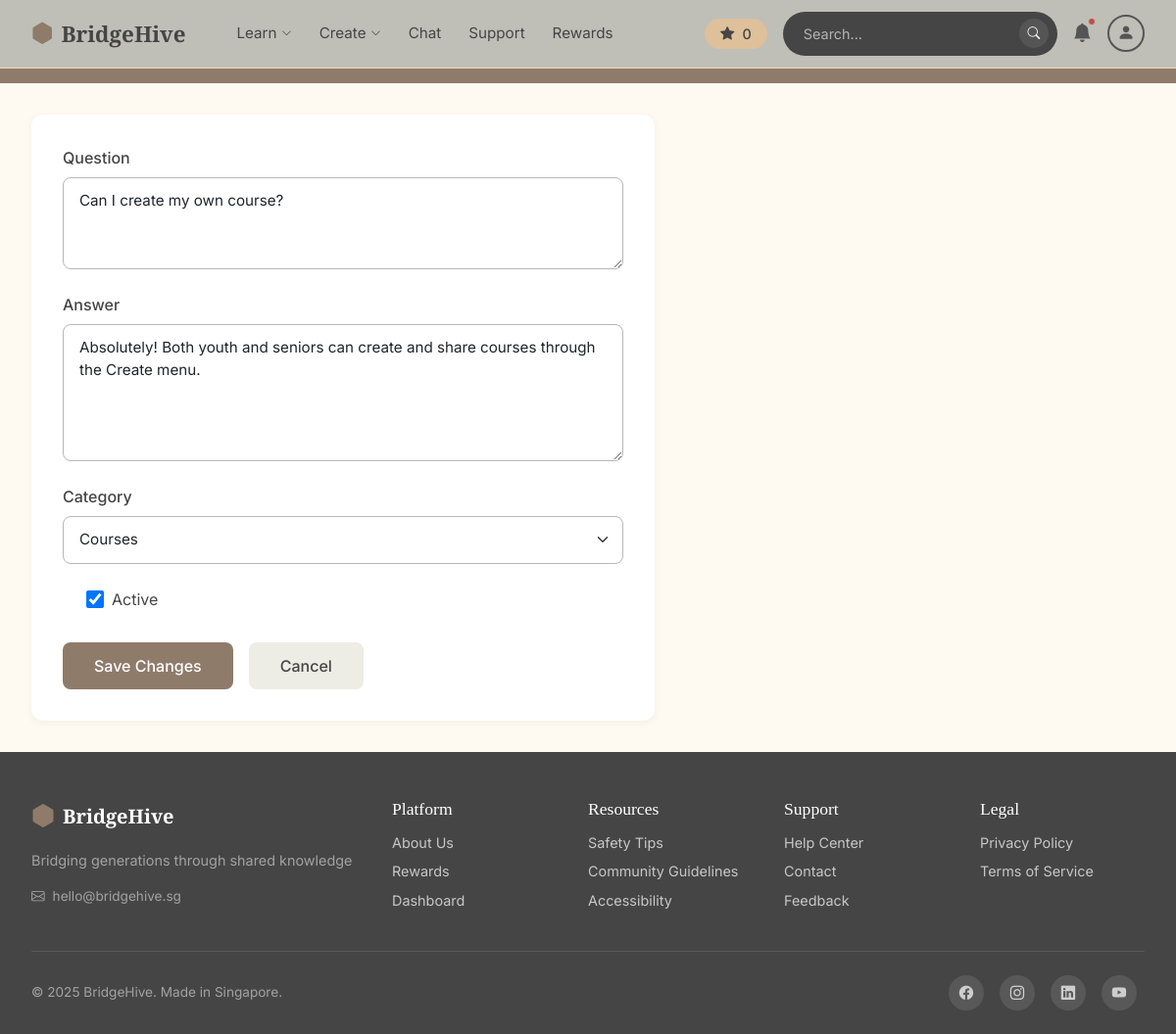
The app's page /admin/faqs/6/edit (signed in) with its own data.
### app.py (models this page shows)
class FAQ(db.Model):
    __tablename__ = 'faqs'
    id = db.Column(db.Integer, primary_key=True)  # Auto-incrementing ID
    question = db.Column(db.Text, nullable=False)  # The question text
    answer = db.Column(db.Text, nullable=False)    # The answer text
    category = db.Column(db.String(50), nullable=False)  # e.g., General, Account, Courses
    is_active = db.Column(db.Boolean, default=True)  # Can hide FAQs without deleting
    view_count = db.Column(db.Integer, default=0)    # Track how many times viewed
    date_created = db.Column(db.DateTime, default=datetime.utcnow)
    date_modified = db.Column(db.DateTime, default=datetime.utcnow, onupdate=datetime.utcnow)

### app.py (the view, shortened to what this page needs)
@app.route('/admin/faqs/<int:faq_id>/edit', methods=['GET', 'POST'])
def admin_faq_edit(faq_id):
    if not session.get('admin_logged_in'):
        return redirect(url_for('admin_login'))
    faq = FAQ.query.get_or_404(faq_id)
    categories = ['General', 'Account', 'Courses', 'Technical']
    return render_template('admin/faq_edit.html', faq=faq, categories=categories)

### app.py (called while the page is built, shortened)
def translate(key, locale='en'):
    return TRANSLATIONS.get(locale, {}).get(key, TRANSLATIONS['en'].get(key, key))

@app.context_processor
def inject_navbar_user():
    uid = session.get('user_id')
    current_user = None
    locale = 'en'
    body_classes = []
    tts_enabled = False
    user_settings = None
    return dict(
        navbar_user=current_user,  # Use navbar_user to not override route's user variable
        t=lambda key: translate(key, locale),
        body_classes=' '.join(body_classes),
        tts_enabled=tts_enabled,
        current_locale=locale,
        user_settings=user_settings
    )

### templates/admin/faq_edit.html (shortened to what this page needs)
{% extends "base.html" %}
{% block navbar %}
{% include 'includes/navbar_new.html' %}
{% endblock %}
{% block content %}
<div class="admin-header">
    <h1>Edit FAQ #{{ faq.id }}</h1>
</div>
<div class="admin-content">
    <div class="form-card">
        <form method="POST">
            <div class="form-group">
                <label class="form-label">Question</label>
                <textarea name="question" class="form-control" rows="3" required>{{ faq.question }}</textarea>
            </div>
            <div class="form-group">
                <label class="form-label">Answer</label>
                <textarea name="answer" class="form-control" rows="5" required>{{ faq.answer }}</textarea>
            </div>
            <div class="form-group">
                <label class="form-label">Category</label>
                <select name="category" class="form-select" required>
                    {% for cat in categories %}
                    <option value="{{ cat }}" {% if faq.category == cat %}selected{% endif %}>{{ cat }}</option>
                    {% endfor %}
                </select>
            </div>
            <div class="form-group">
                <label class="form-check">
                    <input type="checkbox" name="is_active" {% if faq.is_active %}checked{% endif %}>
                    <span>Active</span>
                </label>
            </div>
            <div class="btn-actions">
                <button type="submit" class="btn-submit">Save Changes</button>
                <a href="{{ url_for('admin_faq_list') }}" class="btn-cancel">Cancel</a>
            </div>
        </form>
    </div>
</div>
{% endblock %}

### templates/base.html (style rules this page uses)
* { margin: 0; padding: 0; box-sizing: border-box; }
:root { --cream: #FEFAF1; --cream-dark: #EDEDE5; --brown: #8F7B6A; --tan: #DEC09A; --tan-light: #ECD9B9; --peach: #FFE5C4; --black: #454545; --gray: #555555; --gray-light: #B7B7B7; --taupe: #C4B4A7; --warm-gray: #BEBAAF; --off-white: #ECECE4; }
body { font-family: 'Inter', sans-serif; background-color: var(--cream); color: var(--black); min-height: 100vh; }
h1, h2, h3, .playfair { font-family: 'Playfair Display', serif; }
.form-group { margin-bottom: 1.25rem; }
.form-label { display: block; font-weight: 500; margin-bottom: 0.5rem; color: var(--black); }
.form-control { width: 100%; padding: 0.75rem 1rem; border: 1px solid var(--gray-light); border-radius: 8px; font-size: 0.95rem; font-family: inherit; }
.btn-cancel { padding: 0.6rem 1.5rem; background: var(--cream-dark); border: none; border-radius: 8px; cursor: pointer; font-weight: 500; }

### templates/admin/faq_edit.html (style rules this page uses)
.admin-header { background-color: #8F7B6A; color: white; padding: 1.5rem 2rem; }
.admin-header h1 { font-family: 'Playfair Display', serif; font-size: 1.5rem; }
.admin-content { padding: 2rem; max-width: 700px; }
.form-card { background: white; border-radius: 12px; padding: 2rem; box-shadow: 0 2px 8px rgba(0,0,0,0.05); }
.form-group { margin-bottom: 1.5rem; }
.form-label { display: block; font-weight: 500; margin-bottom: 0.5rem; color: #454545; }
.form-control, .form-select { width: 100%; padding: 0.75rem 1rem; border: 1px solid #B7B7B7; border-radius: 8px; font-size: 0.95rem; font-family: inherit; }
.form-check { display: flex; align-items: center; gap: 0.5rem; }
.form-check input { width: 18px; height: 18px; }
.btn-actions { display: flex; gap: 1rem; margin-top: 2rem; }
.btn-submit { background: #8F7B6A; color: white; padding: 0.75rem 2rem; border: none; border-radius: 8px; font-weight: 500; cursor: pointer; }
.btn-cancel { background: #EDEDE5; color: #454545; padding: 0.75rem 2rem; border: none; border-radius: 8px; text-decoration: none; }

### records on screen
FAQ: question "Can I create my own course?", answer "Absolutely! Both youth and seniors can create and share courses through the Create menu.", category "Courses", is_active "☑"

### other values on screen
{{ t('nav.learn') }} "Learn"
{{ t('nav.create') }} "Create"
{{ t('nav.chat') }} "Chat"
{{ t('nav.support') }} "Support"
{{ t('nav.rewards') }} "Rewards"
{{ t('footer.tagline') }} "Bridging generations through shared knowledge"
{{ t('footer.platform') }} "Platform"
{{ t('footer.about') }} "About Us"
{{ t('footer.dashboard') }} "Dashboard"
{{ t('footer.resources') }} "Resources"
{{ t('footer.safety') }} "Safety Tips"
{{ t('footer.community') }} "Community Guidelines"
{{ t('footer.accessibility') }} "Accessibility"
{{ t('footer.help_center') }} "Help Center"
{{ t('footer.contact') }} "Contact"
